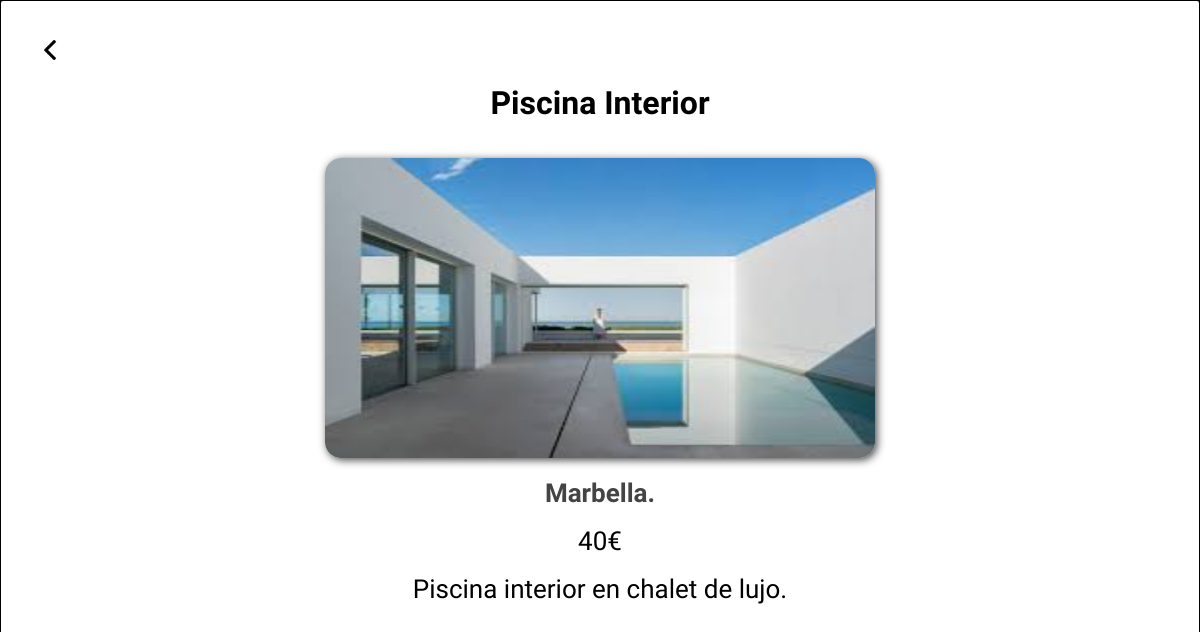
The page /MAQUETACIÓN/Proyectos/Proyecto-1/proyecto1.php?id=1 on the database as committed earlier.
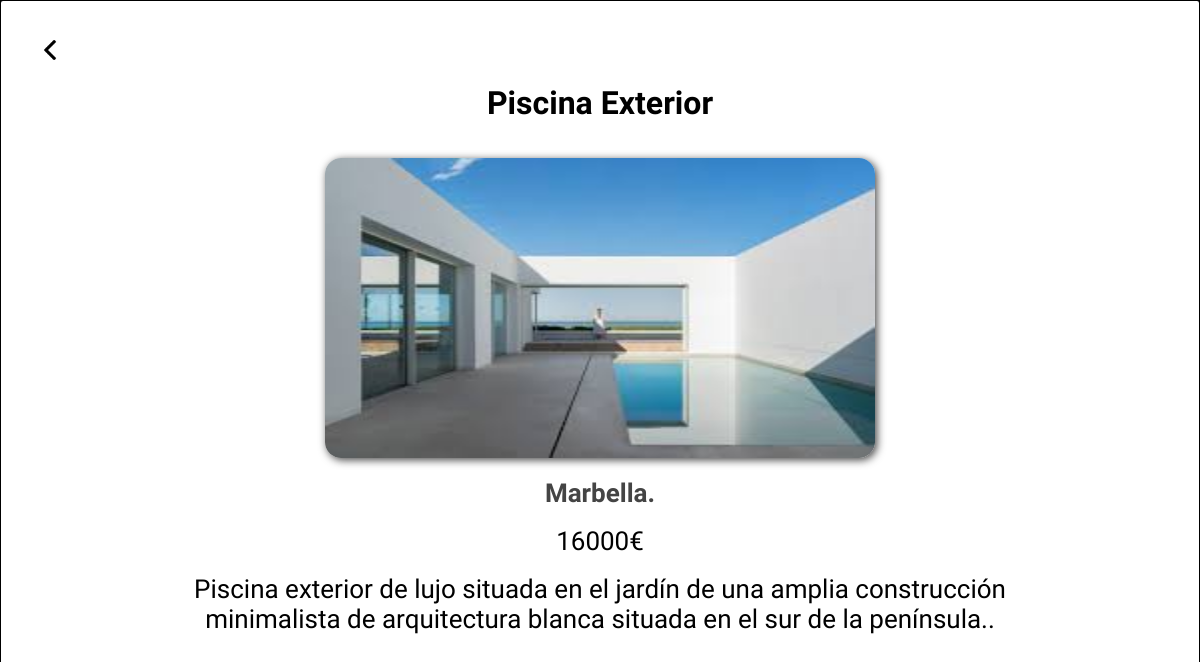
The same page on the database as committed later.
### tables this page shows
CREATE TABLE `proyectos` (
  `idProyectos` int(11) NOT NULL,
  `nombre` varchar(45) DEFAULT NULL,
  `localizacion` varchar(45) DEFAULT NULL,
  `presupuesto` int(11) DEFAULT NULL,
  `fecha_inicio` date DEFAULT NULL,
  `fecha_fin` date DEFAULT NULL,
  `Descripcion` varchar(2000) DEFAULT NULL,
  `URL_Imagenes` varchar(200) DEFAULT NULL
);

### MAQUETACIÓN/Proyectos/Proyecto-1/proyecto1.php (the view, shortened to what this page needs)
<!DOCTYPE html>
<html lang="es">
<head>
  <link rel="stylesheet" href="./proyecto1.css">
</head>
<?php
$conexion= mysqli_connect("127.0.0.1", "root", "", "komorebi");
?>
<body>
  <main>
    <section id="wrap">
      <section id="section-pic">
        <?php
        $registros = mysqli_query($conexion, "SELECT URL_Imagenes, nombre,localizacion, presupuesto, Descripcion FROM `proyectos` WHERE idProyectos=".$_GET['id']);
        $filas = mysqli_fetch_all($registros, MYSQLI_ASSOC);
        foreach ($filas as $fila){
        ?>
        <h2><?php echo $fila['nombre'] ?></h2><br><br>
        <img src="../img/<?php echo $fila['URL_Imagenes']?>" alt="" id="imagenes">
      </section>
      <section id="section-text">
        <p id="localizacion"><?php echo $fila['localizacion']?>.</p><br>
        <p><?php echo $fila['presupuesto']?>€</p><br>
        <p id="descripcion"><?php echo $fila['Descripcion']?>.</p>
      </section>
      <?php
        }
        ?>
    </section>
    <div id="boton">
      <a href="../../Estudio/estudio.php#proyectos"><dfn title="Volver atrás"><img src="../img/flecha-izquierda.png" alt="flecha de retroceso"></dfn></a>
    </div>
  </main>
</body>
</html>

Rows that differ between the two databases and show on the page:
changed proyectos "Marbella": nombre "Piscina Interior" → "Piscina Exterior"; presupuesto "40" → "16000"; Descripcion "Piscina interior en chalet de lujo" → "Piscina exterior de lujo situada en el jardín de una amplia construcción minimalista de arquitectura blanca situada en el sur de la península."
